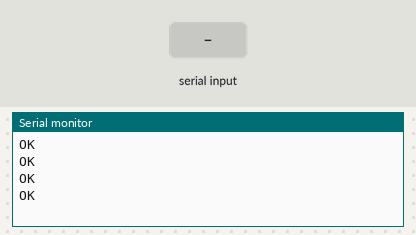
A sketch run on a simulated Arduino Uno, built with avr-gcc and run on an emulated ATmega328P. Parts: the last lines printed to the serial monitor. Inputs (shaded band) come from the test bench. The modem accepts every AT command (registered, SIM ready, sends succeed) and sends nothing else.

Above: at 1.6 s.
1.7 s: "1" received over the second serial link
At 2.9 s:
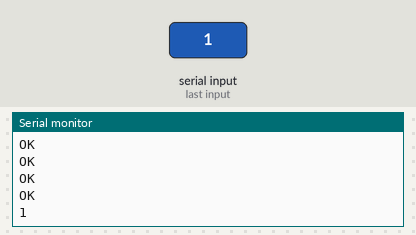
3.2 s: "0" received over the second serial link
At 4.0 s:
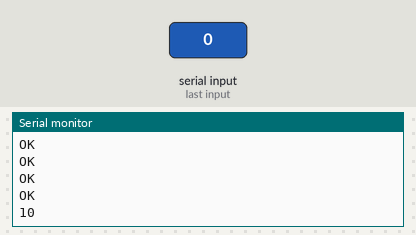

Measured:
- after the input at 1.7 s, the serial monitor: prints a new line at once (image 1)
- after the input at 3.2 s, the serial monitor: prints a new line at once (image 2)

The sketch:

rename_bluetooth.ino
```cpp
#include <SoftwareSerial.h>
SoftwareSerial mySerial(3,2);  // TX is on pin8 and RX on pin 9

void setup() {
  mySerial.begin(9600);
  Serial.begin(9600);
  delay(100);

  mySerial.write("AT\r\n");  // put HM10 in AT command mode
  delay(100);
  mySerial.write("AT+NAME YOURNAMEHERE\r\n");  // Name our HM10 something so as to not interfere with others
  delay(100);
  mySerial.write("AT+NAME\r\n");  // Verify new name
  delay(100);
  mySerial.write("AT+RESET\r\n");  // reset HM10 so new name will take effect
}

/*
  This loop allows you to input any AT commands. But after a BLE connection you can't send AT commands.
  You can modify this loop to look for characters from your BLE phone app and to send data to your
  phone app
*/
void loop() {

if (Serial.available()>0)
mySerial.write(Serial.read());
if (mySerial.available()>0)
Serial.write(mySerial.read());

}
```
